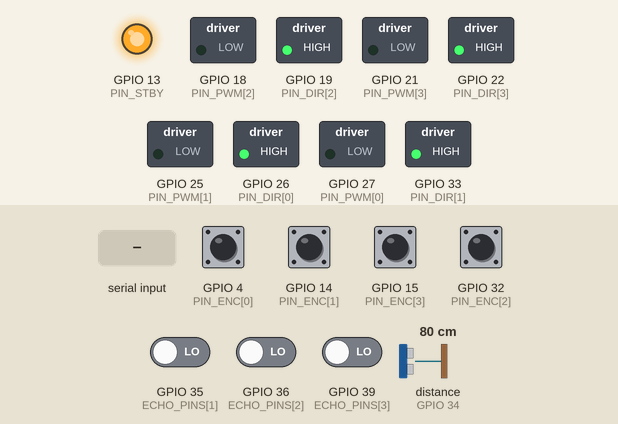
Bench run of a program on a simulated ESP32. Shown: switched loads named in the program (green lamp = pin HIGH), output pins drawn as LEDs (lit = HIGH). Wiring (inferred from the names in the program): ultrasonic range finder: trigger GPIO 23; echo GPIO 34. The inputs (shaded band) are chosen by the test bench; at power-on: GPIO 4 (PIN_ENC[0]), GPIO 14 (PIN_ENC[1]), GPIO 15 (PIN_ENC[3]), GPIO 32 (PIN_ENC[2]) HIGH, GPIO 35 (ECHO_PINS[1]), GPIO 36 (ECHO_PINS[2]), GPIO 39 (ECHO_PINS[3]) LOW, distance to the obstacle (sensor on GPIO 34) 80 cm. The echo pulse lasts 58.3 µs per cm; pins used as bus, display or sensor lines are not drawn; what the program prints to the serial monitor is not drawn.

Above: at 1.2 s.
1.3 s: "<V,90,45,200,10>" received over the second serial link
At 1.47 s:
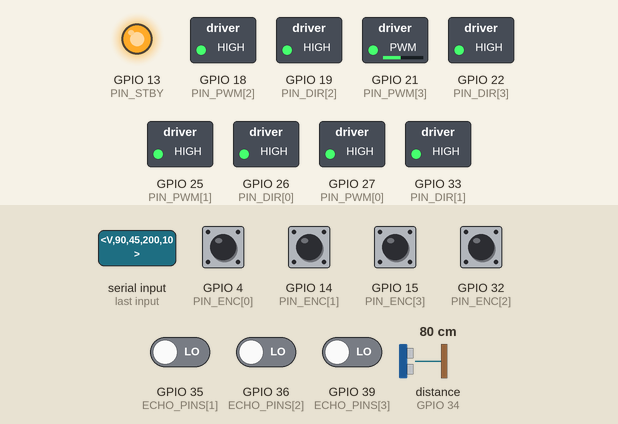
3.3 s: distance to the obstacle (sensor on GPIO 34) set to 23 cm
4.8 s: distance to the obstacle (sensor on GPIO 34) set to 19 cm
Timing chart, 0 to 7.8 s (numbered marks = the images above; inputs shaded):
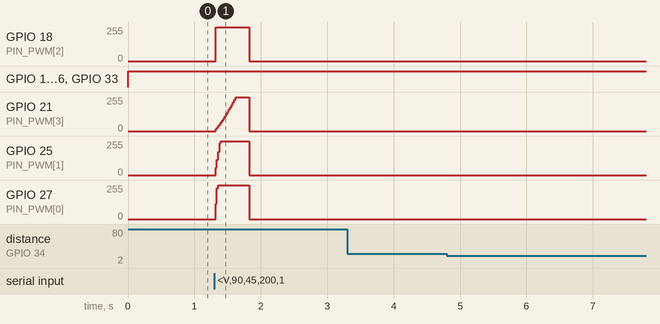

Measured:
- after the input at 1.3 s, GPIO 18 (PIN_PWM[2]), GPIO 25 (PIN_PWM[1]), GPIO 27 (PIN_PWM[0]): 0/255 → 255/255 at once, → 0/255 0.51 s later; GPIO 21 (PIN_PWM[3]): rises from 0/255 to 255/255 in 0.30 s, then falls to 0/255 in 0.21 s
- after the input at 3.3 s, every drawn part: stays the same
- after the input at 4.8 s, every drawn part: stays the same

The program:

main.cpp
```cpp
#include <Arduino.h>

//==============Branchements================
//Liaison UART2 avec Raspberry Pi
#define RXD2 16
#define TXD2 17

//Moteurs (Ponts en H) & Encodeurs
#define PIN_STBY 13
const int PIN_PWM[4] = {27, 25, 18, 21}; // [0]=GAv, [1]=DAv, [2]=GAr, [3]=DAr
const int PIN_DIR[4] = {26, 33, 19, 22};
const int PIN_ENC[4] = {4, 14, 32, 15};

//Ultrasons (1 TRIG commun sur GPIO 23 + 4 ECHO sur broches GPI)
#define NB_CAPTEURS 4
#define TRIG_PIN_COMMUN 23
const uint8_t ECHO_PINS[NB_CAPTEURS] = {34, 35, 36, 39};
//=============Communication avec Rasbery===============
const byte b_numChars = 32;
char c_receivedChars[b_numChars];
boolean bol_newData = false;
void readSerialData() //Lecture de la data envoyé par la rasbery sur la liaison série sous la forme <V,MoteurAvantGauche, MoteurAvantDroit, MoteurArriereGauche, MoteurArriereGauche>
{
  static boolean bol_ReceiveInProgress = false; //false = pas de données transmises, true = données entrain d'être transmises
  static byte b_index = 0;
  char c_StartMarker = '<'; //Marqueur de début de la transmission
  char c_EndMarker = '>';   //Marqueur de fin de la transmission
  char c_Data; //Data transmise

  while(Serial2.available() > 0 && bol_newData == false)
  {
    c_Data = Serial2.read();
    if(bol_ReceiveInProgress == true)
    {
      if(c_Data != c_EndMarker)
      {
        c_receivedChars[b_index] = c_Data;
        b_index++;
      }
      else
      {
        c_receivedChars[b_index] = '\0';
        bol_ReceiveInProgress = false;
        b_index = 0;
        bol_newData = true;
      }
    }
    else if(c_Data == c_StartMarker)
    {
      bol_ReceiveInProgress = true;
    }
  }
}

int n_motorSpeeds[4] = {0, 0, 0, 0}; // Tableau des vitesses : [0] = GAv, [1] = DAv, [2] = GAr, [3] = DAr
bool bol_ignoreSensor[4] = {false, false, false, false}; // Tableau des capteurs : [0] = Avant, [1] = Droit, [2] = Gauche, [3] = Arrière
QueueHandle_t motorQueue; // Queue pour transmettre les 4 consignes de vitesse du Cœur 0 au Cœur 1
// Watchdog de sécurité communication RPi
const unsigned long WATCHDOG_TIMEOUT_MS = 500; // Timeout de 500 ms
unsigned long ul_lastComTime = 0; // Time du dernier message reçu
bool bol_watchdogTriggered = false; // Flag pour éviter de spammer le Serial
void parseData() //Répartition des valeurs reçu dans les variables de chaque moteur et capteurs
{
  if (bol_newData == true) //Si newData == true on a reçu des nouvelles données à trier
  {
    char c_typeCmd = c_receivedChars[0];
    if (c_typeCmd == 'V') //Si le premier caractère est V c'est des données moteurs
    {
      if (sscanf(c_receivedChars, "%c,%d,%d,%d,%d", &c_typeCmd, &n_motorSpeeds[0], &n_motorSpeeds[1],&n_motorSpeeds[2],&n_motorSpeeds[3]) == 5)
      {
        ul_lastComTime = millis();     // Reset Watchdog
        bol_watchdogTriggered = false;

        // On envoie le tableau de vitesses dans la Queue vers le ThreadDeplacement
        xQueueSend(motorQueue, &n_motorSpeeds, 0);

        //Retour des données dans le monitor
        Serial.print("✅ OK -> Commande: "); Serial.print(c_typeCmd);
        Serial.print(" | Moteur GAv: "); Serial.print(n_motorSpeeds[0]);
        Serial.print(" | Moteur DAv: "); Serial.println(n_motorSpeeds[1]);
        Serial.print(" | Moteur GAr: "); Serial.print(n_motorSpeeds[2]);
        Serial.print(" | Moteur DAr: "); Serial.println(n_motorSpeeds[3]);
        Serial.println("🚗 Vitesses mises à jour");
      }
    }
    else if(c_typeCmd == 'I') //Si le premier caractère est I c'est des données capteurs
    {
      int n_i0, n_i1, n_i2, n_i3;
      if (sscanf(c_receivedChars, "%c,%d,%d,%d,%d", &c_typeCmd, &n_i0, &n_i1, &n_i2, &n_i3) == 5)
      {
        ul_lastComTime = millis();     // Reset Watchdog
        bol_watchdogTriggered = false;

        bol_ignoreSensor[0] = (n_i0 == 1); //True si i1 == 1, si true = ignorer les données du capteur.
        bol_ignoreSensor[1] = (n_i1 == 1);
        bol_ignoreSensor[2] = (n_i2 == 1);
        bol_ignoreSensor[3] = (n_i3 == 1);
        //Retour des données dans le monitor
        Serial.print("✅ OK -> Commande: "); Serial.print(c_typeCmd);
        Serial.print(" | Capteur 1 : "); Serial.print(n_i0);
        Serial.print(" | Capteur 2 : "); Serial.println(n_i1);
        Serial.print(" | Capteur 3 : "); Serial.print(n_i2);
        Serial.print(" | Capteur 4 : "); Serial.println(n_i3);
        Serial.println("🛡️ Masques US mis à jour par la RPi !");
      }
    }
     else // Si il y a une erreur sur le format d'envois des données :
     {
      Serial.println("❌ Erreur de syntaxe (Format attendu : <V,X0,X1,X2,X3>) ou <I,i1,i2,i3,i4>");
    }
    bol_newData = false; //La transimission est terminé on remet le newData à false
  }
}
void verifierWatchdog() //Watchdog pour arrêter le mouvement si la communication avec la RPI est coupé
{
  // Si le temps écoulé dépasse le timeout et que la sécurité n'a pas encore déclenché
  if ((millis() - ul_lastComTime > WATCHDOG_TIMEOUT_MS) && !bol_watchdogTriggered)
  {
    for (int i = 0; i < 4; i++)
    {
      n_motorSpeeds[i] = 0;
    }

    // Écrasement prioritaire dans la Queue vers Cœur 1
    xQueueOverwrite(motorQueue, &n_motorSpeeds);

    Serial.println("🚨 WATCHDOG : Perte de communication RPi ! Arrêt des moteurs.");
    bol_watchdogTriggered = true; // Sécurité activée
  }
}

//=============Gestion 4 ultrasons===============
volatile unsigned long echoStart[NB_CAPTEURS] = {0};
volatile unsigned long echoEnd[NB_CAPTEURS] = {0};
volatile bool b_echoReceived[NB_CAPTEURS] = {false, false, false, false};
float f_distancesUS[NB_CAPTEURS] = {0.0, 0.0, 0.0, 0.0};// Tableau global pour stocker les dernières distances (en cm) pour la télémétrie
uint8_t currentSensor = 0; // Index du capteur en cours

void IRAM_ATTR echoInterrupt() //Interuption lors que le signal est de retour
{
  // On regarde quelle broche vient de changer d'état pour être sûr de ne pas se tromper
  if(digitalRead(ECHO_PINS[0]) == HIGH) echoStart[0] = micros();
  else if(digitalRead(ECHO_PINS[0]) == LOW && echoStart[0] != 0) { echoEnd[0] = micros(); b_echoReceived[0] = true; }

  if(digitalRead(ECHO_PINS[1]) == HIGH) echoStart[1] = micros();
  else if(digitalRead(ECHO_PINS[1]) == LOW && echoStart[1] != 0) { echoEnd[1] = micros(); b_echoReceived[1] = true; }

  if(digitalRead(ECHO_PINS[2]) == HIGH) echoStart[2] = micros();
  else if(digitalRead(ECHO_PINS[2]) == LOW && echoStart[2] != 0) { echoEnd[2] = micros(); b_echoReceived[2] = true; }

  if(digitalRead(ECHO_PINS[3]) == HIGH) echoStart[3] = micros();
  else if(digitalRead(ECHO_PINS[3]) == LOW && echoStart[3] != 0) { echoEnd[3] = micros(); b_echoReceived[3] = true; }
}
void DeclancherPing()//Envois du signal
{
  digitalWrite(TRIG_PIN_COMMUN, LOW);
  delayMicroseconds(2);
  digitalWrite(TRIG_PIN_COMMUN, HIGH);
  delayMicroseconds(10);
  digitalWrite(TRIG_PIN_COMMUN, LOW);
}
void traiterUltrason()//Traitement du signal pour obtenir la distance
{
    if(b_echoReceived[currentSensor] == true)
    {
      b_echoReceived[currentSensor] = false;
      unsigned long duration = echoEnd[currentSensor] - echoStart[currentSensor]; //Calcul du temps mis par l'onde pour faire l'aller retour
      if(duration > 0 && duration < 25000) //Sécurité
      {
        float distance = duration * 0.034/2; //Calcul de la distance parcouru par l'onde à l'allé
        f_distancesUS[currentSensor] = distance; // Stockage pour la télémétrie
        Serial.print("Capteur ");
        Serial.print(currentSensor);
        Serial.print(" -> Distance = ");
        Serial.print(distance);
        Serial.println(" cm");

        if (distance < 20.0 && !bol_ignoreSensor[currentSensor]) //Envois un message d'arrêt aux moteurs si distance < 20 et si la rasberry n'a pas demandé la desactivation du capteur
        {
          //Remise à zéro immédiate du tableau de vitesses
          for (int i = 0; i < 4; i++)
          {
            n_motorSpeeds[i] = 0;
          }

          //Écrasement prioritaire dans la Queue FreeRTOS pour le Cœur 1
          xQueueOverwrite(motorQueue, &n_motorSpeeds);

          //A envoyer à la rasberry
          Serial.print("<⚠️,URGENCE, Capteur ");
          Serial.print(currentSensor);
          Serial.println(">");
        }
      }
    }
    currentSensor = (currentSensor + 1) % NB_CAPTEURS; // Utilisation du modulo pour boucler de 0 à 3
}
void envoyerTelemetrieUS()//Fonction pour envoyer régulièrement la télémétrie à la RPi
{
  Serial2.print("<US,");
  Serial2.print(f_distancesUS[0], 1); Serial2.print(",");
  Serial2.print(f_distancesUS[1], 1); Serial2.print(",");
  Serial2.print(f_distancesUS[2], 1); Serial2.print(",");
  Serial2.print(f_distancesUS[3], 1);
  Serial2.println(">");
}

//=============Deplacement===============
//Comptage des Ticks par Interruption
volatile long tickCounters[4] = {0, 0, 0, 0};
void IRAM_ATTR Encoder0() { tickCounters[0]++; }
void IRAM_ATTR Encoder1() { tickCounters[1]++; }
void IRAM_ATTR Encoder2() { tickCounters[2]++; }
void IRAM_ATTR Encoder3() { tickCounters[3]++; }

struct MotorPID {
    float Kp = 1.2;
    float Ki = 0.05;
    float Kd = 0.01;

    int targetSpeedTicks = 0; // Consigne en ticks : 20ms
    long lastTicks = 0;

    float errorSum = 0;
    float lastError = 0;

    int pwmOutput = 0;
};
MotorPID pid[4];

//=============Threads===============
void ThreadComRasbe(void * parameter) //Thread 1 : Communication RPI et gestion ultrasons
{
  unsigned long dernierPing = 0;
  unsigned long derniereTelemetrie = 0;
  ul_lastComTime = millis(); // Initialisation au démarrage
  while(1)
  {
    readSerialData(); //Lecture de la liaison série avec la RPI
    parseData(); //Traitement des données reçu par la liaison série avec la RPI
    verifierWatchdog(); // Contrôle permanent du timeout

    if (millis() - dernierPing > 50) //On envoit une onde sur les ultrasons toutes les 50ms sans bloquer le programme
    {
      DeclancherPing();
      dernierPing = millis();
    }
    traiterUltrason(); // On traite le retour du signal s'il est prêt

    if (millis() - derniereTelemetrie > 100) // Envoi de la télémétrie à la RPi toutes les 100ms pour ne pas bloquer la liaison série
    {
      envoyerTelemetrieUS();
      derniereTelemetrie = millis();
    }

    vTaskDelay(10 / portTICK_PERIOD_MS);
  }
}
void ThreadDeplacement(void * parameter) //Thread 2 : Gestion des moteurs
{
  int n_consignesMoteurs[4] = {0, 0, 0, 0};
  TickType_t LastWakeTime = xTaskGetTickCount();
  const TickType_t Frequency = pdMS_TO_TICKS(20);

  while(1)
  {
    if (xQueueReceive(motorQueue, &n_consignesMoteurs, 0) == pdTRUE) // On regarde si de nouvelles consignes sont arrivées dans la Queue
    {
      // Réception des nouvelles consignes sur le Cœur 1 !
      for (int i = 0; i <4; i++)
      {
        pid[i].targetSpeedTicks = n_consignesMoteurs[i];
      }
      Serial.print("⚙️ Cœur 1 a reçu les nouvelles consignes : ");
      Serial.print(n_consignesMoteurs[0]); Serial.print(", ");
      Serial.print(n_consignesMoteurs[1]); Serial.print(", ");
      Serial.print(n_consignesMoteurs[2]); Serial.print(", ");
      Serial.println(n_consignesMoteurs[3]);
    }
    for (int i = 0; i < 4; i++)
    {
      // Lecture de la vitesse réelle (ticks mesurés pendant les 20ms)
      long currentTicks = tickCounters[i];
      long measuredSpeed = currentTicks - pid[i].lastTicks;
      pid[i].lastTicks = currentTicks;

      // Calcul de l'erreur
      float error = abs(pid[i].targetSpeedTicks) - measuredSpeed;

      // Terme Intégral avec anti-windup
      pid[i].errorSum += error;
      pid[i].errorSum = constrain(pid[i].errorSum, -500.0, 500.0);

      // Terme Dérivé
      float derivative = error - pid[i].lastError;
      pid[i].lastError = error;

      //Calcul PID
      float output = (pid[i].Kp * error) + (pid[i].Ki * pid[i].errorSum) + (pid[i].Kd * derivative);
      pid[i].pwmOutput += (int)output;
      pid[i].pwmOutput = constrain(pid[i].pwmOutput, 0, 255);

      // Signe du PWM
      int finalPWM = (pid[i].targetSpeedTicks >= 0) ? pid[i].pwmOutput : -pid[i].pwmOutput;
      if (pid[i].targetSpeedTicks == 0)
      {
        finalPWM = 0;
        pid[i].errorSum = 0;
      }

      // Application matérielle aux ponts en H
      if (finalPWM >= 0)
      {
      digitalWrite(PIN_DIR[i], HIGH);
      }
      else
      {
        digitalWrite(PIN_DIR[i], LOW);
        finalPWM = -finalPWM;
      }
      analogWrite(PIN_PWM[i], constrain(finalPWM, 0, 255));
    }
    vTaskDelayUntil(&LastWakeTime, Frequency);
  }
}

//=============Setup===============
void setup() {
  Serial.begin(115200);
  //Communication UART avec Pi
  Serial2.begin(115200, SERIAL_8N1, RXD2, TXD2);
  // Création d'une Queue pouvant contenir 1 élément (le tableau de 4 int)
  motorQueue = xQueueCreate(1, sizeof(n_motorSpeeds));

  // Activation du Standby sur les ponts en H
  pinMode(PIN_STBY, OUTPUT);
  digitalWrite(PIN_STBY, HIGH);

  // Initialisation Moteurs & Encodeurs
  for (int i = 0; i < 4; i++)
  {
    pinMode(PIN_PWM[i], OUTPUT);
    pinMode(PIN_DIR[i], OUTPUT);
    pinMode(PIN_ENC[i], INPUT_PULLUP);
  }
  attachInterrupt(digitalPinToInterrupt(PIN_ENC[0]), Encoder0, RISING);
  attachInterrupt(digitalPinToInterrupt(PIN_ENC[1]), Encoder1, RISING);
  attachInterrupt(digitalPinToInterrupt(PIN_ENC[2]), Encoder2, RISING);
  attachInterrupt(digitalPinToInterrupt(PIN_ENC[3]), Encoder3, RISING);

  // Configuration des broches pour les 4 capteurs & Attachement des interruptions sur les 4 pins ECHO
  for (int i = 0; i < NB_CAPTEURS; i++) {
    pinMode(TRIG_PIN_COMMUN, OUTPUT);
    pinMode(ECHO_PINS[i], INPUT);
    attachInterrupt(digitalPinToInterrupt(ECHO_PINS[i]), echoInterrupt, CHANGE); //Interuption
  }

  //Création des Threads
  xTaskCreatePinnedToCore(ThreadComRasbe, "CommunicationRasbery", 10000, NULL, 1, NULL, 0);
  xTaskCreatePinnedToCore(ThreadDeplacement, "Deplacement", 10000, NULL, 1, NULL, 1);
}

//=============Loop===============
void loop() {
  vTaskDelete(NULL);
}
```
